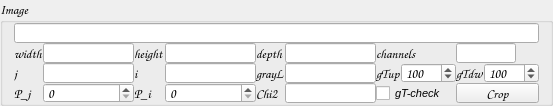
    <widget class="QGroupBox" name="groupBox_7">
     <property name="font">
      <font>
       <family>Comic Sans MS</family>
       <pointsize>10</pointsize>
       <italic>true</italic>
       <bold>false</bold>
      </font>
     </property>
     <property name="title">
      <string>Image</string>
     </property>
     <layout class="QVBoxLayout" name="verticalLayout_3">
      <property name="spacing">
       <number>0</number>
      </property>
      <property name="topMargin">
       <number>0</number>
      </property>
      <property name="bottomMargin">
       <number>0</number>
      </property>
      <item>
       <widget class="QLineEdit" name="lineEdit_img">
        <property name="maximumSize">
         <size>
          <width>16777215</width>
          <height>20</height>
         </size>
        </property>
       </widget>
      </item>
      <item>
       <layout class="QGridLayout" name="gridLayout_4">
        <item row="0" column="0">
         <widget class="QLabel" name="label_12">
          <property name="maximumSize">
           <size>
            <width>16777215</width>
            <height>20</height>
           </size>
          </property>
          <property name="text">
           <string>width</string>
          </property>
         </widget>
        </item>
        <item row="0" column="1">
         <widget class="QLineEdit" name="lineEdit_width">
          <property name="maximumSize">
           <size>
            <width>16777215</width>
            <height>20</height>
           </size>
          </property>
         </widget>
        </item>
        <item row="0" column="2">
         <widget class="QLabel" name="label_14">
          <property name="maximumSize">
           <size>
            <width>16777215</width>
            <height>20</height>
           </size>
          </property>
          <property name="text">
           <string>height</string>
          </property>
         </widget>
        </item>
        <item row="0" column="3">
         <widget class="QLineEdit" name="lineEdit_height">
          <property name="maximumSize">
           <size>
            <width>16777215</width>
            <height>20</height>
           </size>
          </property>
         </widget>
        </item>
        <item row="0" column="4">
         <widget class="QLabel" name="label">
          <property name="maximumSize">
           <size>
            <width>16777215</width>
            <height>20</height>
           </size>
          </property>
          <property name="text">
           <string>depth</string>
          </property>
         </widget>
        </item>
        <item row="0" column="5">
         <widget class="QLineEdit" name="lineEdit_depth">
          <property name="maximumSize">
           <size>
            <width>16777215</width>
            <height>20</height>
           </size>
          </property>
         </widget>
        </item>
        <item row="0" column="6">
         <widget class="QLabel" name="label_45">
          <property name="maximumSize">
           <size>
            <width>16777215</width>
            <height>20</height>
           </size>
          </property>
          <property name="text">
           <string>channels</string>
          </property>
         </widget>
        </item>
        <item row="0" column="7">
         <widget class="QLineEdit" name="lineEdit_channels">
          <property name="maximumSize">
           <size>
            <width>60</width>
            <height>20</height>
           </size>
          </property>
         </widget>
        </item>
        <item row="1" column="0">
         <widget class="QLabel" name="label_25">
          <property name="maximumSize">
           <size>
            <width>16777215</width>
            <height>20</height>
           </size>
          </property>
          <property name="text">
           <string>j</string>
          </property>
         </widget>
        </item>
        <item row="1" column="1">
         <widget class="QLineEdit" name="lineEdit_j">
          <property name="maximumSize">
           <size>
            <width>16777215</width>
            <height>20</height>
           </size>
          </property>
         </widget>
        </item>
        <item row="1" column="2">
         <widget class="QLabel" name="label_46">
          <property name="maximumSize">
           <size>
            <width>16777215</width>
            <height>20</height>
           </size>
          </property>
          <property name="text">
           <string>i</string>
          </property>
         </widget>
        </item>
        <item row="1" column="3">
         <widget class="QLineEdit" name="lineEdit_i">
          <property name="maximumSize">
           <size>
            <width>16777215</width>
            <height>20</height>
           </size>
          </property>
         </widget>
        </item>
        <item row="1" column="4">
         <widget class="QLabel" name="label_43">
          <property name="maximumSize">
           <size>
            <width>16777215</width>
            <height>20</height>
           </size>
          </property>
          <property name="text">
           <string>grayL</string>
          </property>
         </widget>
        </item>
        <item row="1" column="5">
         <widget class="QLineEdit" name="lineEdit_GL">
          <property name="maximumSize">
           <size>
            <width>16777215</width>
            <height>20</height>
           </size>
          </property>
         </widget>
        </item>
        <item row="2" column="0">
         <widget class="QLabel" name="label_27">
          <property name="maximumSize">
           <size>
            <width>16777215</width>
            <height>20</height>
           </size>
          </property>
          <property name="text">
           <string>P_j</string>
          </property>
         </widget>
        </item>
        <item row="2" column="1">
         <widget class="QSpinBox" name="sB_j">
          <property name="maximumSize">
           <size>
            <width>16777215</width>
            <height>20</height>
           </size>
          </property>
         </widget>
        </item>
        <item row="2" column="2">
         <widget class="QLabel" name="label_48">
          <property name="maximumSize">
           <size>
            <width>16777215</width>
            <height>20</height>
           </size>
          </property>
          <property name="text">
           <string>P_i</string>
          </property>
         </widget>
        </item>
        <item row="2" column="3">
         <widget class="QSpinBox" name="sB_i">
          <property name="maximumSize">
           <size>
            <width>16777215</width>
            <height>20</height>
           </size>
          </property>
         </widget>
        </item>
        <item row="2" column="7">
         <widget class="QPushButton" name="pB_crop">
          <property name="maximumSize">
           <size>
            <width>16777215</width>
            <height>20</height>
           </size>
          </property>
          <property name="text">
           <string>Crop</string>
          </property>
         </widget>
        </item>
        <item row="2" column="4">
         <widget class="QLabel" name="label_29">
          <property name="text">
           <string>Chi2</string>
          </property>
         </widget>
        </item>
        <item row="2" column="5">
         <widget class="QLineEdit" name="lineEdit_chi2">
          <property name="maximumSize">
           <size>
            <width>16777215</width>
            <height>20</height>
           </size>
          </property>
         </widget>
        </item>
        <item row="2" column="6">
         <widget class="QCheckBox" name="checkBoxGray">
          <property name="maximumSize">
           <size>
            <width>16777215</width>
            <height>20</height>
           </size>
          </property>
          <property name="font">
           <font>
            <family>Arial</family>
            <pointsize>8</pointsize>
            <italic>true</italic>
            <bold>false</bold>
           </font>
          </property>
          <property name="text">
           <string>gT-check</string>
          </property>
         </widget>
        </item>
        <item row="1" column="6">
         <layout class="QHBoxLayout" name="horizontalLayout_14">
          <item>
           <widget class="QLabel" name="label_44">
            <property name="maximumSize">
             <size>
              <width>16777215</width>
              <height>20</height>
             </size>
            </property>
            <property name="text">
             <string>gTup</string>
            </property>
           </widget>
          </item>
          <item>
           <widget class="QSpinBox" name="sB_gLup">
            <property name="sizePolicy">
             <sizepolicy hsizetype="Expanding" vsizetype="Fixed">
              <horstretch>0</horstretch>
              <verstretch>0</verstretch>
             </sizepolicy>
            </property>
            <property name="minimumSize">
             <size>
              <width>0</width>
              <height>0</height>
             </size>
            </property>
            <property name="maximumSize">
             <size>
              <width>60</width>
              <height>20</height>
             </size>
            </property>
            <property name="maximum">
             <number>65535</number>
            </property>
            <property name="singleStep">
             <number>1</number>
            </property>
            <property name="value">
             <number>100</number>
            </property>
           </widget>
          </item>
         </layout>
        </item>
        <item row="1" column="7">
         <layout class="QHBoxLayout" name="horizontalLayout_15">
          <item>
           <widget class="QLabel" name="label_51">
            <property name="maximumSize">
             <size>
              <width>16777215</width>
              <height>20</height>
             </size>
            </property>
            <property name="text">
             <string>gTdw</string>
            </property>
           </widget>
          </item>
          <item>
           <widget class="QSpinBox" name="sB_gLdown">
            <property name="sizePolicy">
             <sizepolicy hsizetype="Expanding" vsizetype="Fixed">
              <horstretch>0</horstretch>
              <verstretch>0</verstretch>
             </sizepolicy>
            </property>
            <property name="minimumSize">
             <size>
              <width>0</width>
              <height>0</height>
             </size>
            </property>
            <property name="maximumSize">
             <size>
              <width>60</width>
              <height>20</height>
             </size>
            </property>
            <property name="maximum">
             <number>65535</number>
            </property>
            <property name="singleStep">
             <number>1</number>
            </property>
            <property name="value">
             <number>100</number>
            </property>
           </widget>
          </item>
         </layout>
        </item>
       </layout>
      </item>
     </layout>
    </widget>
